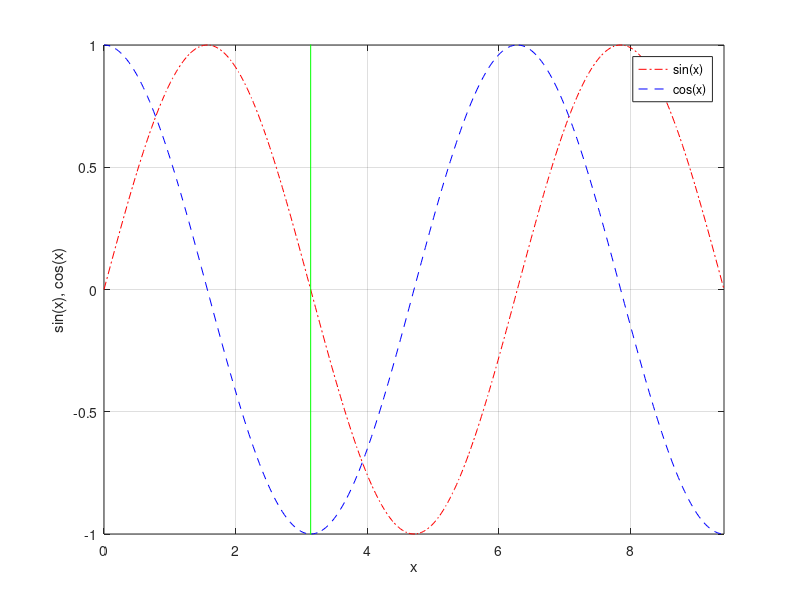

This figure's MATLAB source:
Nx = 300;
xmax = 3 * pi;

x = linspace(0, xmax, Nx);
y1 = sin(x);
y2 = cos(x);

plot(x, y1, 'r-.', ...
    x, y2, 'b--', ...
    [pi, pi], [-10, 10], 'g');
grid on;
xlabel('x');
ylabel('sin(x), cos(x)');
legend('sin(x)', 'cos(x)');
axis([0, xmax, -1, 1]);